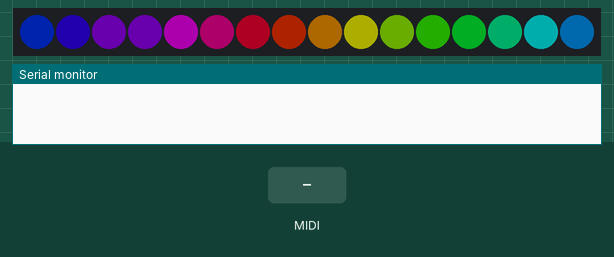
Simulated run of this program. Board: Teensy 3. Shown: 16 RGB LEDs in strip order, left to right, the last lines printed to the serial monitor. The test bench sets the inputs (shaded band). Dim RGB values are drawn brighter than linear; MIDI output is not drawn.

Above: at 1.26 s.
1.3 s: MIDI note 67 received
At 1.46 s:
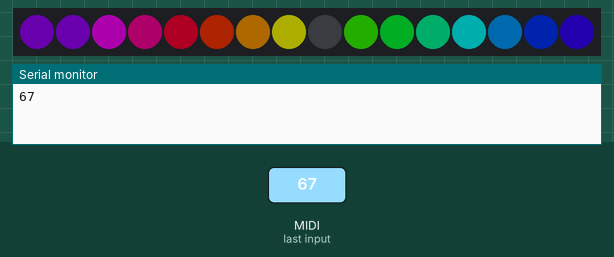
3.1 s: MIDI note 60 received
At 3.18 s:
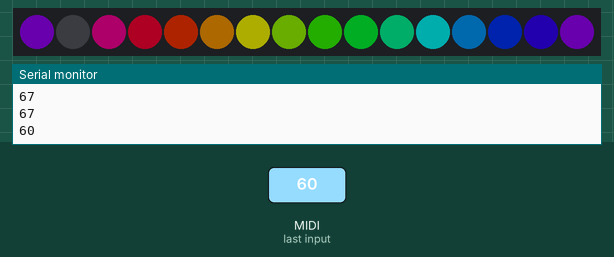
4.7 s: MIDI note 64 received
At 4.8 s:
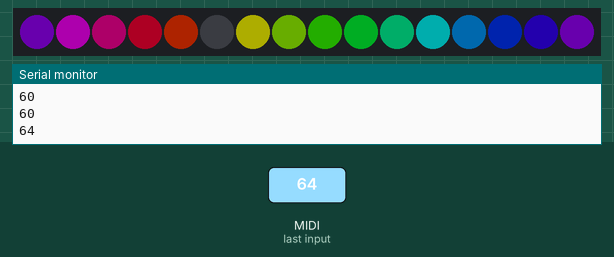
6.2 s: MIDI note 72 received
At 6.43 s:
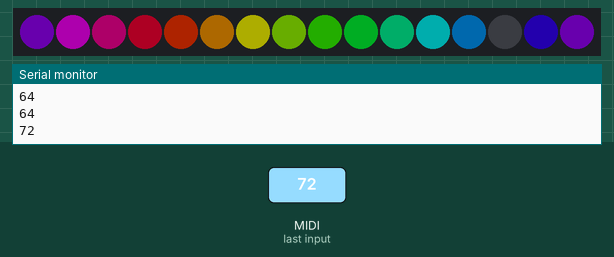

Measured:
- after the input at 1.3 s, the LEDs: first change at once (image 1 shows a later state)
- after the input at 3.1 s, the LEDs: change at once (image 2)
- after the input at 4.7 s, the LEDs: first change at once (image 3 shows a later state)
- after the input at 6.2 s, the LEDs: first change at once (image 4 shows a later state)

The program:

main.cpp
```cpp
#include <Arduino.h>
#include "FastLED.h"
#include "MIDI.h"

#include <array>
#include <algorithm>

String buf = "";
bool buf_ready = false;

const String chromatic = "chr";
const String major = "maj";
const String minor = "min";

enum class Scale
{
  Chromatic,
  Major,
  Minor
} current_scale;

MIDI_CREATE_INSTANCE(HardwareSerial, Serial4, m);

using ColorData = std::array<CRGB, 16>;

ColorData note_state;

const byte NOTE_B2 = 59;
const byte NOTE_D4 = 74;

ColorData leds;
ColorData rainbow = {
  0xff00ff,0xff0099,0xff0033,0xff3300,
  0xff9900,0xffff00,0x99ff00,0x33ff00,
  0xff33,0xff99,0xffff,0x99ff,
  0x33ff,0x3300ff,0x9900ff,0x9900ff
};

ColorData chromatic_scale = {
  0xFFFFFF,0xFFFFFF,0xFFFFFF,0xFFFFFF,
  0xFFFFFF,0xFFFFFF,0xFFFFFF,0xFFFFFF,
  0xFFFFFF,0xFFFFFF,0xFFFFFF,0xFFFFFF,
  0xFFFFFF,0xFFFFFF,0xFFFFFF,0xFFFFFF
};

ColorData major_scale = {
  0xFFFFFF,0xFFFFFF,0,0xFFFFFF,
  0,0xFFFFFF,0xFFFFFF,0,
  0xFFFFFF,0,0xFFFFFF,0,
  0xFFFFFF,0xFFFFFF,0,0xFFFFFF
};

ColorData minor_scale = {
  0,0xFFFFFF,0,0xFFFFFF,
  0xFFFFFF,0,0xFFFFFF,0,
  0xFFFFFF,0xFFFFFF,0,0xFFFFFF,
  0,0xFFFFFF,0,0xFFFFFF
};

const uint8_t clock_pin = 14;
const uint8_t data_pin = 15;

void setup() {
  Serial.begin(115200);
  buf.reserve(50);

  current_scale = Scale::Chromatic;
  note_state.fill(0xFFFFFF);

  std::copy(rainbow.begin(), rainbow.end(), leds.begin());
  FastLED.addLeds<APA102, data_pin, clock_pin, EOrder::BGR>(
    leds.data(), leds.size());
  FastLED.setBrightness(50);

  m.begin(1);
}

void loop() {

  FastLED.show();

  if (m.read())
  {
    int note = 0;
    switch (m.getType())
    {
    case midi::NoteOn:
      note = m.getData1();
      if (note >= NOTE_B2 || note <= NOTE_D4)
      {
        Serial.println(note);
        note_state[note - 59] = 0;
      }
      break;
    case midi::NoteOff:
      note = m.getData1();
      if (note >= NOTE_B2 || note <= NOTE_D4)
      {
        Serial.println(note);
        note_state[note - 59] = 0xFFFFFF;
      }
      break;
    default:
      break;
    }
  }

  if (buf_ready)
  {
    buf_ready = false;
    if (buf.substring(0, 3) == major)
    {
      current_scale = Scale::Major;
    }
    else if (buf.substring(0, 3) == minor)
    {
      current_scale = Scale::Minor;
    }
    else if (buf.substring(0, 3) == chromatic)
    {
      current_scale = Scale::Chromatic;
    }
    buf = "";
  }

  static uint32_t shift_counter = millis();
  if (millis() - shift_counter > 100)
  {
    std::rotate(
      rainbow.begin(),
      rainbow.begin()+1,
      rainbow.end());
    shift_counter = millis();
  }

  const CRGB* scaleptr = nullptr;
  switch (current_scale)
  {
  case Scale::Chromatic:
    scaleptr = chromatic_scale.data();
    break;
  case Scale::Major:
    scaleptr = major_scale.data();
    break;
  case Scale::Minor:
    scaleptr = minor_scale.data();
    break;
  default:
    break;
  }

  for (size_t i = 0; i < leds.size(); i++)
  {
    leds[i] = rainbow[i] & scaleptr[i] & note_state[i];
  }
}

void serialEvent()
{
  while (Serial.available())
  {
    char inChar = (char) Serial.read();

    buf += inChar;

    if (inChar == '\n')
    {
      buf_ready = true;
    }
  }
}
```
